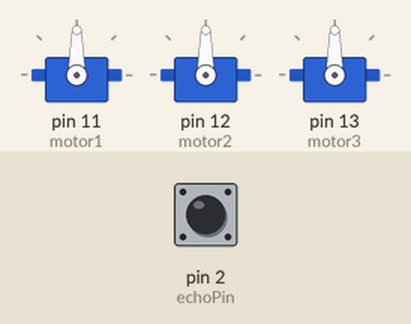
Simulated run of this sketch. Board: Arduino Uno, built with avr-gcc and run on an emulated ATmega328P. Parts: 3 × servo. The test bench sets the inputs (shaded band); at power-on: pin 2 (echoPin) LOW.

Above: at 0.1 s.
At 4.7 s:
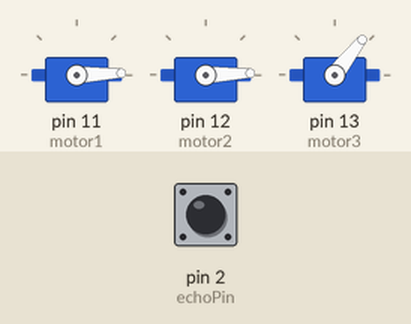
4.8 s: pin 2 (echoPin) pulsed HIGH 2 times (0.12 s each, 0.3 s apart)
At 10.1 s:
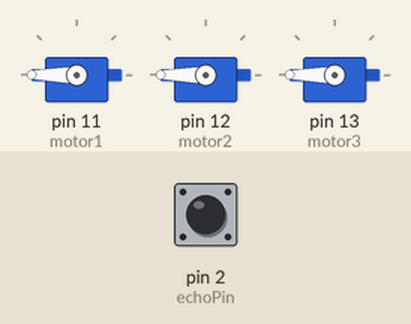
Timing chart, 0 to 21.3 s (numbered marks = the images above; inputs shaded):
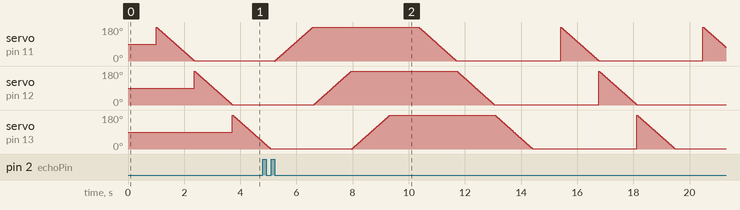

The sketch:

SensorCaixaDaAgua.ino
```cpp
#include <Servo.h>

#define echoPin 2 //pinos do sensor ultrassonico
#define trigPin 3 //pinos do sensor ultrassonico

Servo motor1;
Servo motor2;
Servo motor3;

void setup(){
    motor1.attach(11);
    motor2.attach(12);
    motor3.attach(13);
}

void loop(){
    controlaAgua();
}

int distanciaAgua(){
    digitalWrite(trigPin, LOW);
    delayMicroseconds(2);
    digitalWrite(trigPin, HIGH);
    delayMicroseconds(10);
    digitalWrite(trigPin, LOW);
    long duration = pulseIn(echoPin, HIGH);
    return  duration * 0.034 / 2;
}

void controlaAgua(){
    // 3 distâncias para acionar ou desligar os motores
    // se distancia >= 50 significa que existem menos de 6 mil litros
    // se distancia  < 50 e distancia > 30 sig. existem entre 6 e 9 mil litros
    // se distancia <= 30 e distancia > 15 sig. existem menos que 9 mil litros
    // se distancia <= 15 desligue os motores
    int distancia = distanciaAgua();

    if (distancia >= 50){
        controla_motor1(1);
        controla_motor2(1);
        controla_motor3(1);
    }
    else if (distancia < 50 && distancia > 30){
        controla_motor1(1);
        controla_motor2(1);
        controla_motor3(0);
    }
    else if (distancia <= 30 && distancia > 15){
        controla_motor1(1);
        controla_motor2(0);
        controla_motor3(0);
    }
    else{ //desliga os 3 motores para evitar o transbordo da caixa d'água
        controla_motor1(0);
        controla_motor2(0);
        controla_motor3(0);
    }
}

void controla_motor1(int estado){ //1 ligado ou 0 desligado
    if (estado == 1){
        //abre o registro
        for (int pos = 0; pos <= 180; pos +=2){
                motor1.write(pos);
                delay(15);
        }
    }
    else{
        //fecha o registro
        for (int pos = 180; pos > 0; pos -=2){
                motor1.write(pos);
                delay(15);
        }
    }
}

void controla_motor2(int estado){ //1 ligado ou 0 desligado
    if (estado == 1){
        //abre o registro
        for (int pos = 0; pos <= 180; pos +=2){
                motor2.write(pos);
                delay(15);
        }
    }
    else{
        //fecha o registro
        for (int pos = 180; pos > 0; pos -=2){
                motor2.write(pos);
                delay(15);
        }
    }
}
void controla_motor3(int estado){ //1 ligado ou 0 desligado
    if (estado == 1){
        //abre o registro
        for (int pos = 0; pos <= 180; pos +=2){
                motor3.write(pos);
                delay(15);
        }
    }
    else{
        //fecha o registro
        for (int pos = 180; pos > 0; pos -=2){
                motor3.write(pos);
                delay(15);
        }
    }
}
```
